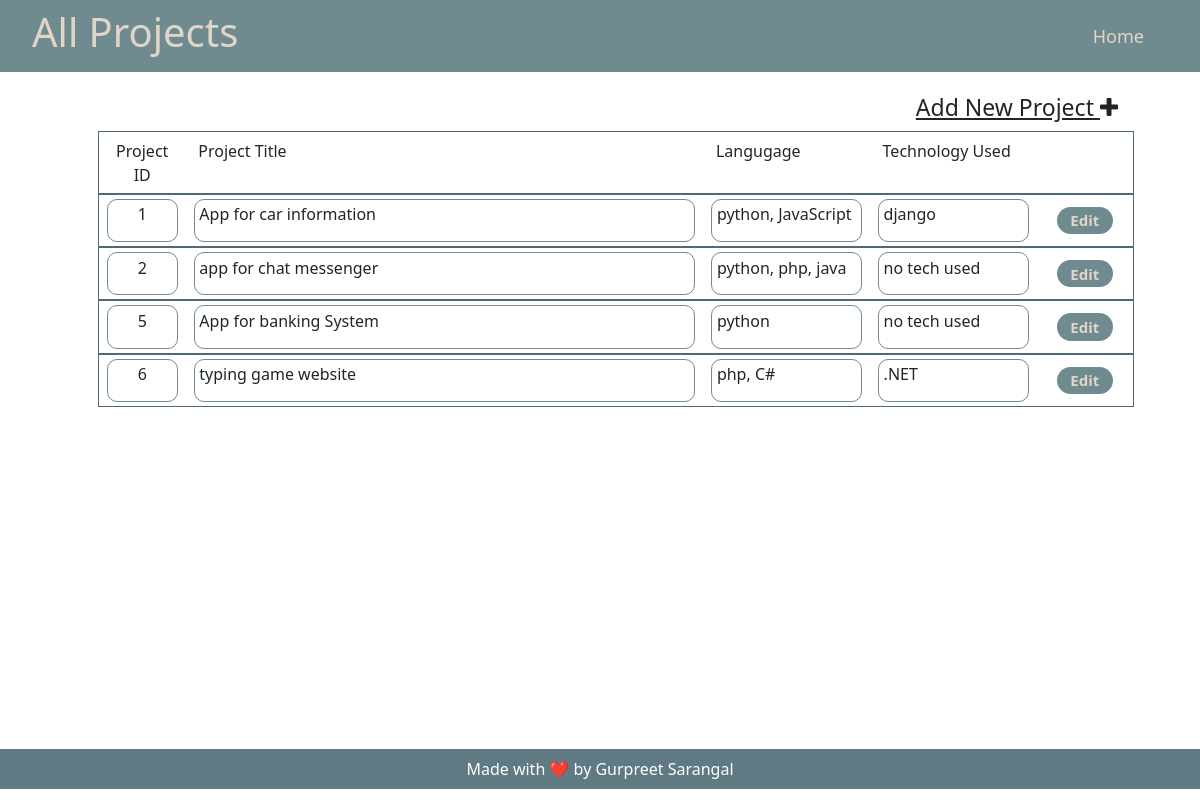
Screenshot of /staff/allprojects/ with the database file from the repository.
### collegeAdmin/models.py (models this page shows, shortened)
class project(models.Model):
    name = models.CharField(max_length=100)
    language = models.CharField(max_length=60)
    tech = models.CharField(max_length=60)

### staff/views.py (the view)
# urls.py: path('allprojects/', views.all_projects, name="all-project"),
def all_projects(request):
    context = {
        "projects": [
        ]
    }
    all_projects = project.objects.all()
    for pro in all_projects:
        proj_details = {
            "id": pro.id,
            "name":pro.name,
            "lang":pro.language,
            "tech":pro.tech,
        }
        context["projects"].append(proj_details)
    return render(request, "all_project.html",context)

### staff/templates/all_project.html (shortened to what this page needs)
{% extends 'base.html' %}
{% block cssfile %}/static/css/all_project.css{% endblock cssfile %}
{% block navbar %}
{% include 'header.html' %}
{% endblock navbar %}
{% block body %}
<div class="container main-content">
    <div class="new-project">
        <a href="{% url 'add-project'%}">
            Add New Project <i class="fa fa-plus"></i>
        </a>
    </div>
    <div class="all-projects-list">
        <ul>
            <li>
                <div class="project-details">
                    <div class="project-id" style="border : none !important;">
                        Project ID
                    </div>
                    <div class="project-name" style="border : none !important;">
                        Project Title
                    </div>
                    <div class="project-language" style="border : none !important;">
                        Langugage
                    </div>
                    <div class="project-tech" style="border : none !important;">
                        Technology Used
                    </div>
                    <div class="edit-project ">
                    </div>
                </div>
            </li>
            {% for project in projects %}
                <li>
                    <div class="project-details">
                        <div class="project-id">
                            {{ project.id }}
                        </div>
                        <div class="project-name">
                            {{ project.name }}
                        </div>
                        <div class="project-language">
                            {{ project.lang }}
                        </div>
                        <div class="project-tech">
                            {{ project.tech }}
                        </div>
                        <div class="edit-project ">
                            <a href="{% url 'home' %}editproject/{{project.id}}">Edit</a>
                        </div>
                    </div>
                </li>
            {% endfor %}
        </ul>
    </div>
</div>
{% endblock body %}
{% block footer %}
{% include 'footer.html' %}
{% endblock footer %}

### staff/static/css/all_project.css (style rules this page uses)
* { margin:0px; padding: 0px; }
:root { --primary: #4f6979; --secondary: #607a83; --tertiary: #6f8b8f; --bg-primary: #928787; --bg-secondary: #bdab9b; --bg-tertiary: #ccbeae; --text-primary: #e1d5c8; }
.main-content { padding: 1vw 3vw; height: 84.6vh; }
.new-project { display: flex; flex-direction: row; justify-content: end; align-items: center; margin: 0.4rem 1rem; }
.new-project a { color: rgb(36, 36, 36); font-size: 23px; }
.all-projects-list ul { list-style-type:none; }
.project-details { display: flex; justify-content: space-around; border: #4f6979 solid 1px; }
.project-id { border: #6f8b8f solid 1px; border-radius: 10px; margin: 0.25rem 0.5rem; padding: 0.15rem 0.3rem; width: 7%; text-align: center; }
.project-name { border: #6f8b8f solid 1px; border-radius: 10px; margin: 0.25rem 0.5rem; padding: 0.15rem 0.3rem; width: 50%; }
.project-language { border: #6f8b8f solid 1px; border-radius: 10px; margin: 0.25rem 0.5rem; padding: 0.15rem 0.3rem; width: 15%; }
.project-tech { border: #6f8b8f solid 1px; border-radius: 10px; margin: 0.25rem 0.5rem; padding: 0.15rem 0.3rem; width: 15%; }
.edit-project { margin: 0.25rem 0.5rem; padding: 0.5rem 0.3rem; width: 8%; display: flex; justify-content: center; align-content: flex-start; border-radius: 10px; }
.edit-project a { padding: 0.15rem 0.3rem; border-radius: 30px; background: var(--tertiary); color: var(--text-primary); text-decoration: none; transition: background 0.2s; font-size: 15px; max-height: 1.7rem; min-width: 3.5rem; font-weight: 600; text-align: center; }

### rows the page displays
project: name "App for car information", lang "python, JavaScript", tech "django"
project: name "app for chat messenger", lang "python, php, java", tech "no tech used"
project: name "App for banking System", lang "python", tech "no tech used"
project: name "typing game website", lang "php, C#", tech ".NET"

### other values shown
{{ project.id }} "1" "2" "5" "6"
